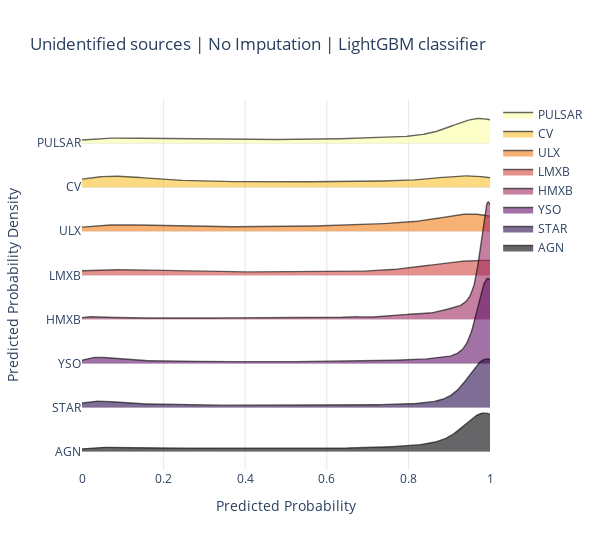

Write notebook code for a chart like this one.
### Code cell
from numpy.random import normal
from ridgeplot import ridgeplot
cl = classes[::-1]
sample = [u_df[u_df['class']==c]['prob'] for c in cl]
fig = ridgeplot(
    samples=sample,
    kde_points=np.linspace(0, 1, 500),
    colorscale="inferno",
    colormode="index",
    coloralpha=0.6,
    labels=cl,
    spacing = 3 / 8,
    xpad=0
)
fig.update_layout(
    title="Unidentified sources | No Imputation | LightGBM classifier",
    height=550,
    width=600,
    plot_bgcolor="rgba(255, 255, 255, 0.0)",
    xaxis_gridcolor="rgba(0, 0, 0, 0.1)",
    yaxis_gridcolor="rgba(0, 0, 0, 0.1)",
    xaxis_title="Predicted Probability",
    yaxis_title="Predicted Probability Density",
)

#fig.save('temp.png')
fig.write_image('temp_res_comp/unid_prob_dist/lightGBM.jpg')
fig.show()

### Figure 1 — Plotly figure (JSON) as saved in the notebook; plotly's stock layout.template omitted (floating-point values rounded to 4 significant figures; data arrays with more than 128 entries replaced by an {"elided": "..."} marker saying what was removed)
{"data": [{"line": {"color": "rgba(0,0,0,0)", "width": 0}, "showlegend": false, "type": "scatter", "x": {"elided": "500 float values"}, "y": {"elided": "500 int values"}}, {"fill": "tonexty", "fillcolor": "rgba(252, 255, 164, 0.6)", "line": {"color": "rgba(0,0,0,0.6)", "width": 1.4}, "mode": "lines", "name": "PULSAR", "type": "scatter", "x": {"elided": "500 float values"}, "y": {"elided": "500 float values"}}, {"line": {"color": "rgba(0,0,0,0)", "width": 0}, "showlegend": false, "type": "scatter", "x": {"elided": "500 float values"}, "y": {"elided": "500 float values"}}, {"fill": "tonexty", "fillcolor": "rgba(248.14285714285714, 193.57142857142858, 45.28571428571429, 0.6)", "line": {"color": "rgba(0,0,0,0.6)", "width": 1.4}, "mode": "lines", "name": "CV", "type": "scatter", "x": {"elided": "500 float values"}, "y": {"elided": "500 float values"}}, {"line": {"color": "rgba(0,0,0,0)", "width": 0}, "showlegend": false, "type": "scatter", "x": {"elided": "500 float values"}, "y": {"elided": "500 float values"}}, {"fill": "tonexty", "fillcolor": "rgba(243.0, 126.42857142857146, 23.714285714285694, 0.6)", "line": {"color": "rgba(0,0,0,0.6)", "width": 1.4}, "mode": "lines", "name": "ULX", "type": "scatter", "x": {"elided": "500 float values"}, "y": {"elided": "500 float values"}}, {"line": {"color": "rgba(0,0,0,0)", "width": 0}, "showlegend": false, "type": "scatter", "x": {"elided": "500 float values"}, "y": {"elided": "500 float values"}}, {"fill": "tonexty", "fillcolor": "rgba(211.28571428571428, 73.28571428571426, 65.2857142857143, 0.6)", "line": {"color": "rgba(0,0,0,0.6)", "width": 1.4}, "mode": "lines", "name": "LMXB", "type": "scatter", "x": {"elided": "500 float values"}, "y": {"elided": "500 float values"}}, {"line": {"color": "rgba(0,0,0,0)", "width": 0}, "showlegend": false, "type": "scatter", "x": {"elided": "500 float values"}, "y": {"elided": "500 float values"}}, {"fill": "tonexty", "fillcolor": "rgba(158.57142857142856, 41.714285714285715, 97.85714285714286, 0.6)", "line": {"color": "rgba(0,0,0,0.6)", "width": 1.4}, "mode": "lines", "name": "HMXB", "type": "scatter", "x": {"elided": "500 float values"}, "y": {"elided": "500 float values"}}, {"line": {"color": "rgba(0,0,0,0)", "width": 0}, "showlegend": false, "type": "scatter", "x": {"elided": "500 float values"}, "y": {"elided": "500 float values"}}, {"fill": "tonexty", "fillcolor": "rgba(100.28571428571428, 21.142857142857142, 108.14285714285714, 0.6)", "line": {"color": "rgba(0,0,0,0.6)", "width": 1.4}, "mode": "lines", "name": "YSO", "type": "scatter", "x": {"elided": "500 float values"}, "y": {"elided": "500 float values"}}, {"line": {"color": "rgba(0,0,0,0)", "width": 0}, "showlegend": false, "type": "scatter", "x": {"elided": "500 float values"}, "y": {"elided": "500 float values"}}, {"fill": "tonexty", "fillcolor": "rgba(40.42857142857143, 12.0, 77.0, 0.6)", "line": {"color": "rgba(0,0,0,0.6)", "width": 1.4}, "mode": "lines", "name": "STAR", "type": "scatter", "x": {"elided": "500 float values"}, "y": {"elided": "500 float values"}}, {"line": {"color": "rgba(0,0,0,0)", "width": 0}, "showlegend": false, "type": "scatter", "x": {"elided": "500 float values"}, "y": {"elided": "500 float values"}}, {"fill": "tonexty", "fillcolor": "rgba(0, 0, 4, 0.6)", "line": {"color": "rgba(0,0,0,0.6)", "width": 1.4}, "mode": "lines", "name": "AGN", "type": "scatter", "x": {"elided": "500 float values"}, "y": {"elided": "500 float values"}}], "layout": {"height": 550, "hovermode": false, "legend": {"traceorder": "normal"}, "plot_bgcolor": "rgba(255, 255, 255, 0.0)", "title": {"text": "Unidentified sources | No Imputation | LightGBM classifier"}, "width": 600, "xaxis": {"gridcolor": "rgba(0, 0, 0, 0.1)", "range": [0, 1], "showgrid": true, "showticklabels": true, "title": {"text": "Predicted Probability"}, "zeroline": false}, "yaxis": {"gridcolor": "rgba(0, 0, 0, 0.1)", "showgrid": true, "showticklabels": true, "ticktext": ["PULSAR", "CV", "ULX", "LMXB", "HMXB", "YSO", "STAR", "AGN"], "tickvals": [0, -5.103, -10.21, -15.31, -20.41, -25.51, -30.62, -35.72], "title": {"text": "Predicted Probability Density"}, "zeroline": false}}}
